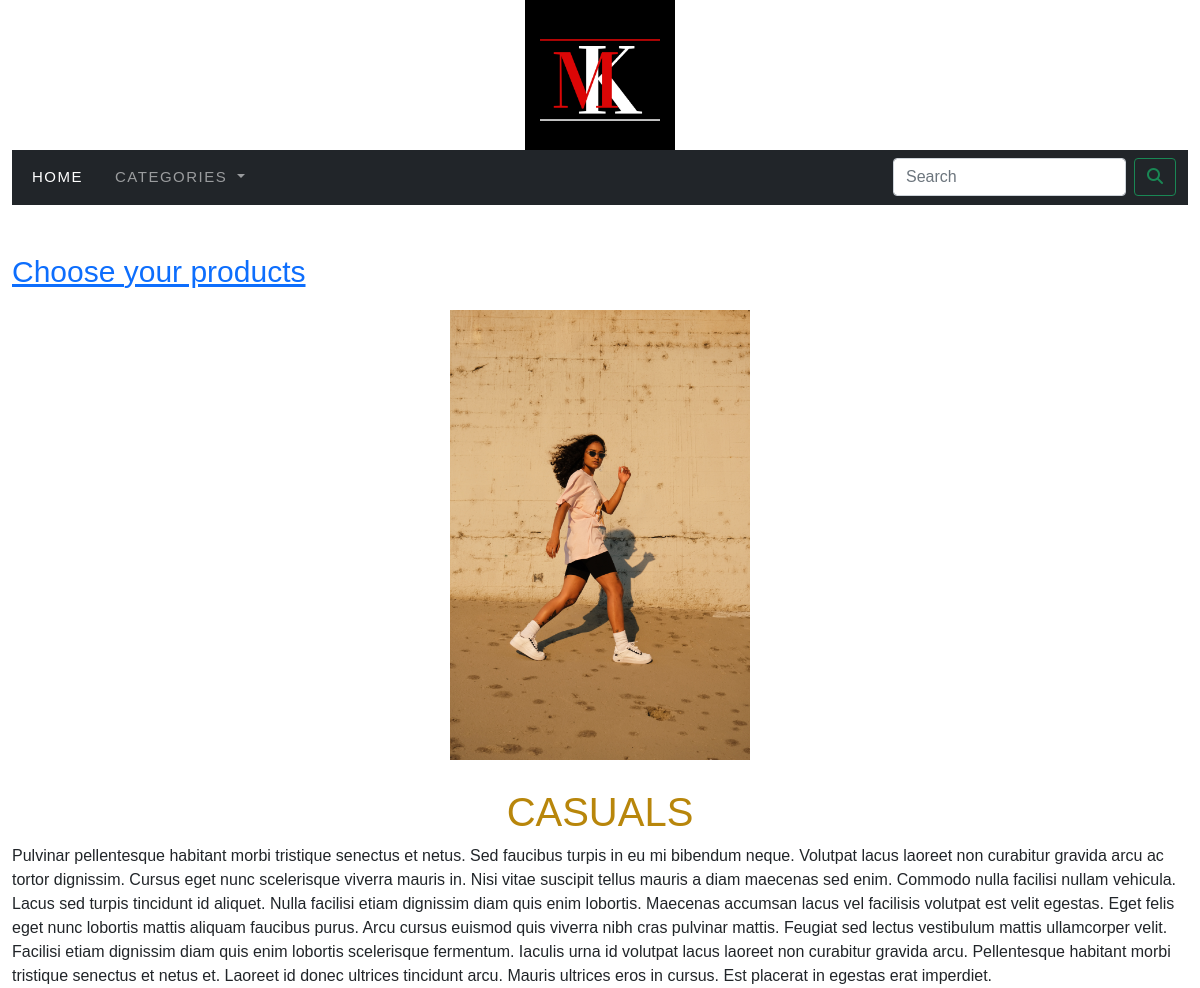
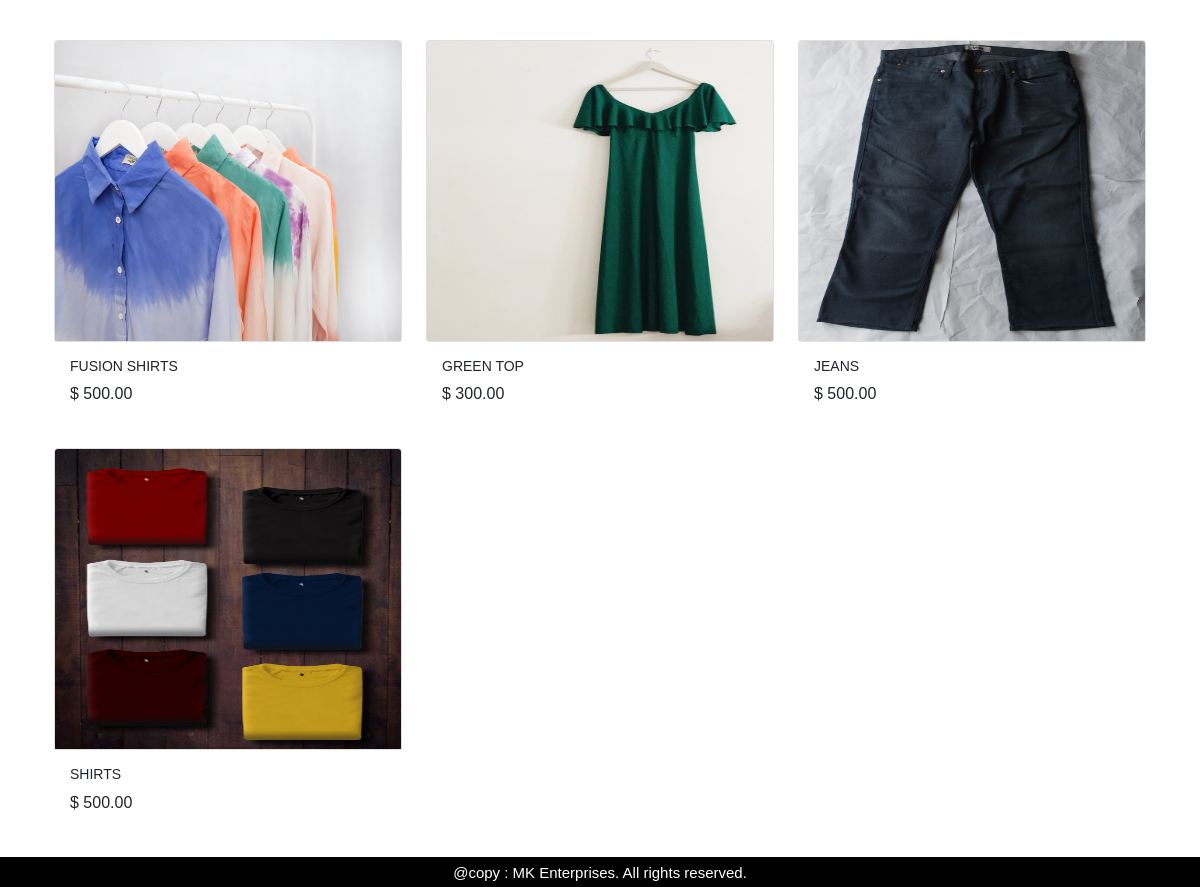
The app's page /shop/casuals/ with its own data (2 pictures, top to bottom).
### shop/models.py (models this page shows, shortened)
class Category(models.Model):
    name = models.CharField(max_length=250, unique=True)
    slug = models.SlugField(max_length=250, unique=True)
    description = models.TextField(blank=True)
    image = models.ImageField(upload_to='category', blank=True)
    class Meta:
        ordering = ('name',)
        verbose_name = 'category'
        verbose_name_plural = 'categories'
    def get_url(self):
        return reverse('shop:products_by_category', args=(self.slug,))

class Product(models.Model):
    name = models.CharField(max_length=250, unique=True)
    slug = models.SlugField(max_length=250, unique=True)
    description = models.TextField(blank=True)
    price = models.DecimalField(max_digits=10, decimal_places=2)
    category = models.ForeignKey(Category, on_delete=models.CASCADE)
    image = models.ImageField(upload_to='product', blank=True)
    stock = models.IntegerField()
    available = models.BooleanField(default=True)
    created = models.DateTimeField(auto_now_add=True)
    updated = models.DateTimeField(auto_now = True)
    class Meta:
        ordering = ('name',)
        verbose_name = 'product'
        verbose_name_plural = 'products'
    def get_url(self):
        return reverse('shop:product_detail', args=[self.category.slug, self.slug])

### shop/views.py (the view)
# urls.py: path('', views.allProdCat, name='allProdCat'),
def allProdCat(request, c_slug=None):
    c_page = None
    products_list = None
    if c_slug != None:
        c_page = get_object_or_404(Category, slug=c_slug)
        products_list = Product.objects.all().filter(category=c_page,
                                                available=True)
    else:
        products_list = Product.objects.all().filter(available=True)
    paginator = Paginator(products_list,6)
    try:
        page = int(request.GET.get('page','1'))
    except:
        page = 1
    try:
        products = paginator.page(page)
    except (EmptyPage, InvalidPage):
        products = paginator.page(paginator.num_pages)
    return render(request, 'category.html', {'category':c_page,
                                             'products':products})

### cart/context_processors.py (called while the page is built)
def counter(request):
    item_count = 0
    if 'admin' in request.path:
        return {}
    else:
        try:
            cart = Cart.objects.filter(cart_id=_cart_id(request))
            cart_items = CartItem.objects.all().filter(cart=cart[:1])
            for cart_item in cart_items:
                item_count += cart_item.quantity
        except Cart.DoesNotExist:
            item_count = 0
    return dict(item_count=item_count)

### cart/views.py (called while the page is built)
def _cart_id(request):
    cart = request.session.session_key
    if not cart:
        cart = request.session.create()
    return cart

### shop/context_processors.py (called while the page is built)
def menu_links(request):
    links = Category.objects.all()
    return dict(links=links)

### templates/category.html (shortened to what this page needs)
{% extends 'base.html' %}
{% load static %}
{% block content %}
    {% if category %}
        <div class="row my_row">
            <div class="mx-auto">
            <p> <a href="{% url 'shop:allProdCat' %}">Choose your products</a> </p>
            </div>
        </div>
    {% endif %}
    {% if category %}
        <div class="mx-auto box">
            <img src="{{category.image.url}}" alt="{{category.name}}" width="100%">
        </div><br><br>
        <div>
            <h1 class="text-center my_title">{{category.name}}</h1>
            <p class="text-justify">{{category.description}}</p>
        </div>
    {% endif %}<br>
<div class="container">
    <div class="row mx-auto">
      {% for product in products.object_list %}
        <div class="my_bottom_margin col-9 col-sm-12 col-md-4 col-lg-4">
            <div class="card text-center" style="min-width:18rem">
                {% if product.image %}
                <a href="{{product.get_url}}"> <img class="card-img-top" src="{{product.image.url}}" alt="{{product.name}}" width="300px" height="300px"></a>
                {% endif %}
            </div>
            <div class="card-body">
                <h3>{{product.name}}</h3>
                <p>$ {{product.price}}</p>
            </div>
        </div>
      {% endfor %}
    </div>
</div>
{% endblock %}

### static/css/custom.css (style rules this page uses)
body { font-family: 'Raleway', sans-serif; margin-bottom:30px; min-height:1000px; }
.my_row { padding-top:20px; }
.my_row .mx-auto { color:Grey; font-size:30px; }
.box { width:300px; height:400px; box-sizing:border-box; margin-bottom:30px; }
.my_title { font-size:40px; text-transform:uppercase; color:DarkGoldenRod; }
.my_bottom_margin { margin-bottom:10px; }
.card-body h3 { font-size:14px; text-transform:uppercase; }

### records on screen
Category: image (picture), name "CASUALS", description "Pulvinar pellentesque habitant morbi tristique senectus et netus. Sed faucibus turpis in eu mi bibendum neque. Volutpat lacus laoreet non curabitur gravida arcu ac tortor dignissim. Cursus eget nunc scelerisque viverra mauris in. Nisi vitae suscipit tellus mauris a diam maecenas sed enim. Commodo nulla facilisi nullam vehicula. Lacus sed turpis tincidunt id aliquet. Nulla facilisi etiam dignissim diam quis enim lobortis. Maecenas accumsan lacus vel facilisis volutpat est velit egestas. Eget felis eget nunc lobortis mattis aliquam faucibus purus. Arcu cursus euismod quis viverra nibh cras pulvinar mattis. Feugiat sed lectus vestibulum mattis ullamcorper velit. Facilisi etiam dignissim diam…"
Product: image (picture), name "FUSION SHIRTS", price "500.00"
Product: image (picture), name "GREEN TOP", price "300.00"
Product: image (picture), name "JEANS", price "500.00"
Product: image (picture), name "SHIRTS", price "500.00"
